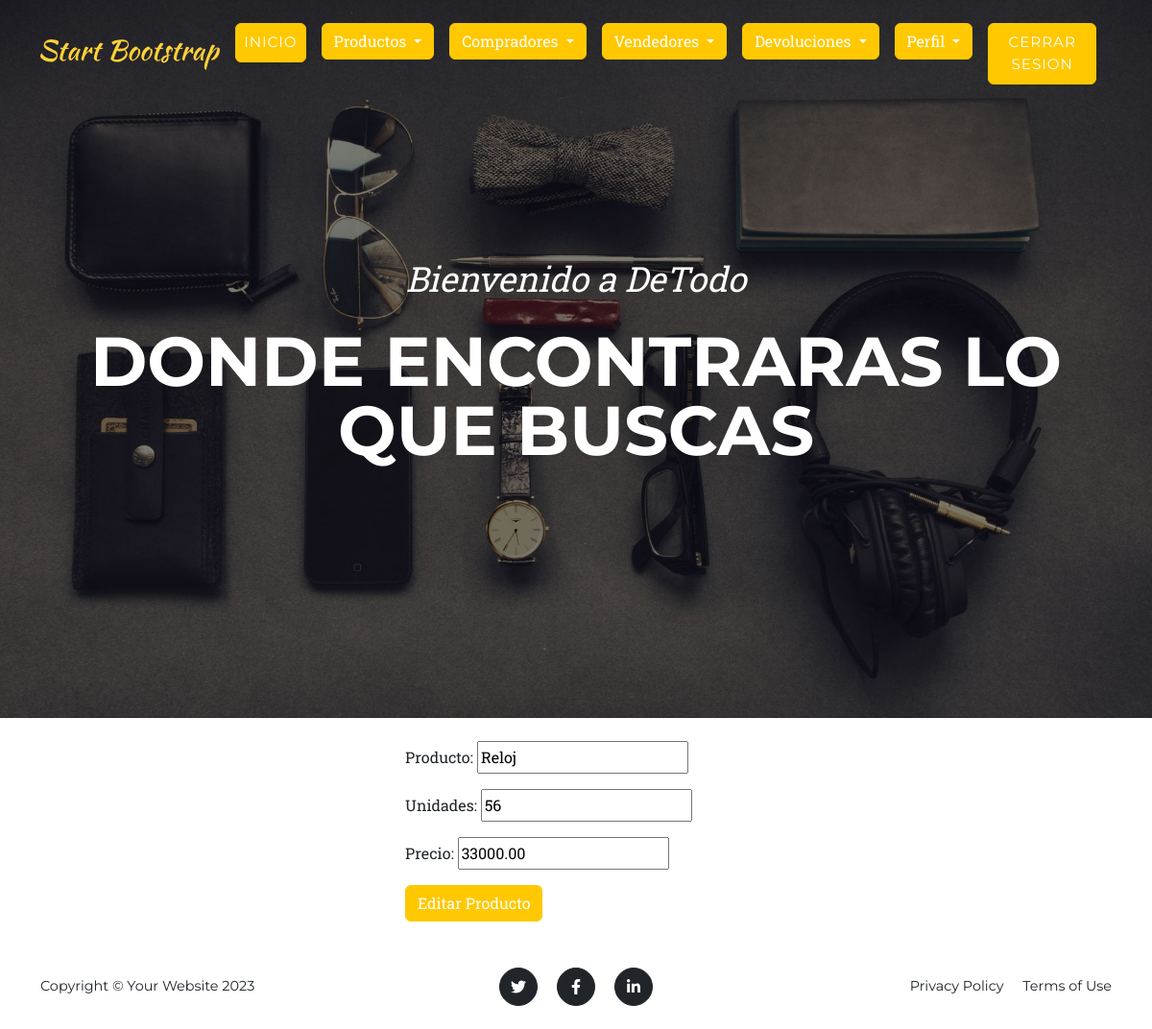
The app's page /productos-vbc/editar/1 (signed in) with its own data.
### WebApp/models.py (models this page shows, shortened)
class Productos (models.Model):
    producto = models.CharField(max_length=30)
    unidades = models.IntegerField()
    precio = models.DecimalField(max_digits=10, decimal_places=2)

### WebApp/views.py (the view)
# urls.py: path('productos-vbc/editar/<int:pk>',views.ProductoUpdateView.as_view(),name="productos-vbc-editar"),
class ProductoUpdateView(LoginRequiredMixin,UpdateView):
    model = Productos
    template_name = "WebApp/vbc/productos-vbc-editar.html"
    success_url = reverse_lazy('productos')
    fields = "__all__"

### WebApp/templates/WebApp/vbc/productos-vbc-editar.html (shortened to what this page needs)
{% extends 'WebApp/base.html' %}
{% block content %}
<div class="container my-4">
  <div class="row justify-content-center">
    <div class="col-4">
    <form action="" method="POST">
    {{ form.as_p}}
    <button type="submit" class="btn btn-primary">Editar Producto</button>
    </form>
    </div>
  </div>
</div>
{% endblock %}

### records on screen
Productos: producto "Reloj", unidades "56", precio "33000.00"
